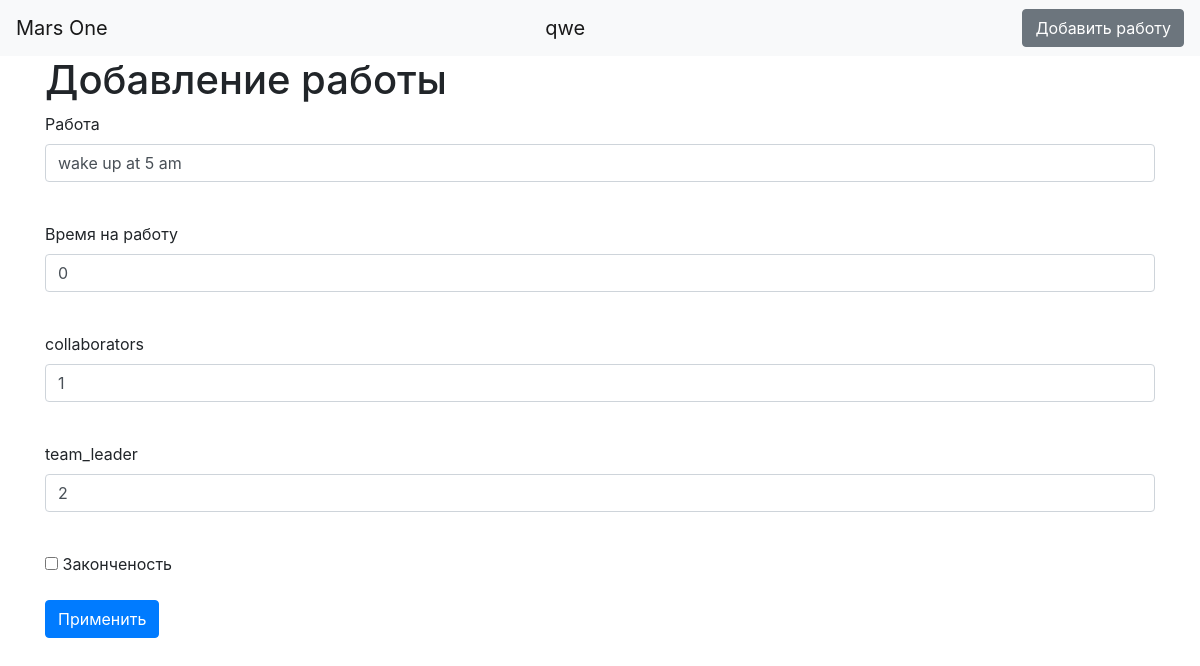
Page /jobs/1 (signed in) on the earlier database version.
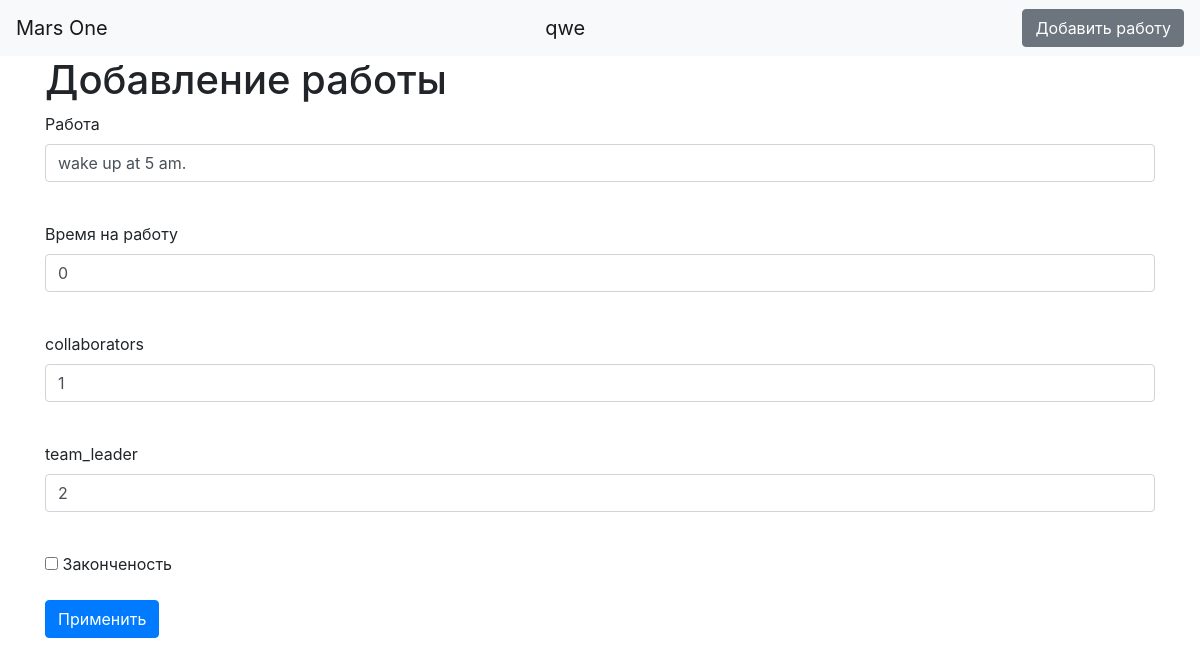
Same page on the later database version.
### data/users.py (models this page shows, shortened)
class User(SqlAlchemyBase, UserMixin):
    __tablename__ = 'users'
    id = sqlalchemy.Column(sqlalchemy.Integer,
                           primary_key=True, autoincrement=True)
    surname = sqlalchemy.Column(sqlalchemy.String, nullable=True)
    name = sqlalchemy.Column(sqlalchemy.String, nullable=True)
    age = sqlalchemy.Column(sqlalchemy.Integer, nullable=True)
    about = sqlalchemy.Column(sqlalchemy.String, nullable=True)
    position = sqlalchemy.Column(sqlalchemy.String, nullable=True)
    speciality = sqlalchemy.Column(sqlalchemy.String, nullable=True)
    address = sqlalchemy.Column(sqlalchemy.String, nullable=True)
    email = sqlalchemy.Column(sqlalchemy.String,
                              index=True, unique=True, nullable=True)
    hashed_password = sqlalchemy.Column(sqlalchemy.String, nullable=True)
    modified_date = sqlalchemy.Column(sqlalchemy.DateTime,
                                      default=datetime.datetime.now)
    job = orm.relation("Jobs", back_populates='user')

### data/jobs.py (models this page shows)
class Jobs(SqlAlchemyBase):
    __tablename__ = 'jobs'
    id = sqlalchemy.Column(sqlalchemy.Integer,
                           primary_key=True, autoincrement=True)
    team_leader = sqlalchemy.Column(sqlalchemy.Integer, nullable=True)
    job = sqlalchemy.Column(sqlalchemy.String, nullable=True)
    work_size = sqlalchemy.Column(sqlalchemy.Integer, nullable=True)
    collaborators = sqlalchemy.Column(sqlalchemy.String, nullable=True)
    start_date = sqlalchemy.Column(sqlalchemy.DateTime,
                                   default=datetime.datetime.now)
    end_date = sqlalchemy.Column(sqlalchemy.DateTime,
                                 default=datetime.datetime.now)
    is_finished = sqlalchemy.Column(sqlalchemy.Boolean)
    team_leader = sqlalchemy.Column(sqlalchemy.Integer,
                                    sqlalchemy.ForeignKey("users.id"))
    user = orm.relation('User')

### serv.py (the view, shortened to what this page needs)
@app.route('/jobs/<int:id>', methods=['GET', 'POST'])
@login_required
def edit_jobs(id):
    form = JobsForm()
    if request.method == "GET":
        session = db_session.create_session()
        news = session.query(Jobs).filter(Jobs.id == id,
                                          Jobs.user == current_user).first()
        news1 = session.query(Jobs).filter(Jobs.id == id).first()
        if news:
            form.job.data = news.job
            form.work_size.data = news.work_size
            form.collaborators.data = news.collaborators
            form.team_leader.data = news.team_leader
            form.is_finished.data = news.is_finished
        if news1:
            form.job.data = news1.job
            form.work_size.data = news1.work_size
            form.collaborators.data = news1.collaborators
            form.team_leader.data = news1.team_leader
            form.is_finished.data = news1.is_finished
        else:
            abort(404)
    return render_template('jobs.html', title='Редактирование новости', form=form)

### serv.py
class JobsForm(FlaskForm):
    job = StringField('Работа', validators=[DataRequired()])
    work_size = StringField('Время на работу', validators=[DataRequired()])
    collaborators = StringField('сollaborators', validators=[DataRequired()])
    team_leader = StringField('team_leader', validators=[DataRequired()])
    is_finished = BooleanField("Законченость")
    submit = SubmitField('Применить')

### data/db_session.py (called while the page is built)
def create_session() -> Session:
    global __factory
    return __factory()

### serv.py (called while the page is built)
@login_manager.user_loader
def load_user(user_id):
    session = db_session.create_session()
    return session.query(User).get(user_id)

### templates/jobs.html (shortened to what this page needs)
{% extends "base.html" %}
{% block content %}
<h1>Добавление работы</h1>
<form action="" method="post">
    <p>
        {{ form.job.label }}<br>
        {{ form.job(class="form-control") }}<br>
    </p>
    <p>
        {{ form.work_size.label }}<br>
        {{ form.work_size(class="form-control") }}<br>
    </p>
    <p>
        {{ form.collaborators.label }}<br>
        {{ form.collaborators(class="form-control") }}<br>
    </p>
    <p>
        {{ form.team_leader.label }}<br>
        {{ form.team_leader(class="form-control") }}<br>
    </p>
    <p>{{ form.is_finished() }} {{ form.is_finished.label }}</p>
    <p>{{ form.submit(type="submit", class="btn btn-primary") }}</p>
</form>
{% endblock %}

### templates/base.html (shortened to what this page needs)
<!doctype html>
<html lang="en">
<head>
    <link rel="stylesheet"
          href="https://stackpath.bootstrapcdn.com/bootstrap/4.4.1/css/bootstrap.min.css"
>
</head>
<body>
<header>
    <nav class="navbar navbar-light bg-light">
        <a class="navbar-brand" href="#">Mars One</a>
        {% if current_user.is_authenticated %}
        <a class="navbar-brand" href="/logout">{{ current_user.name }}</a>
        <a href="/add_job" class="btn btn-secondary">Добавить работу</a>
        {% else %}
        <p>
            <a class="btn btn-primary " href="/register">Зарегистрироваться</a>
            <a class="btn btn-success" href="/login">Войти</a>
        </p>
        {% endif %}
    </nav>
</header>
<main role="main" class="container">
    {% block content %}{% endblock %}
</main>
</body>
</html>

Differences in the rows shown:
changed Jobs: job "wake up at 5 am" → "wake up at 5 am."
